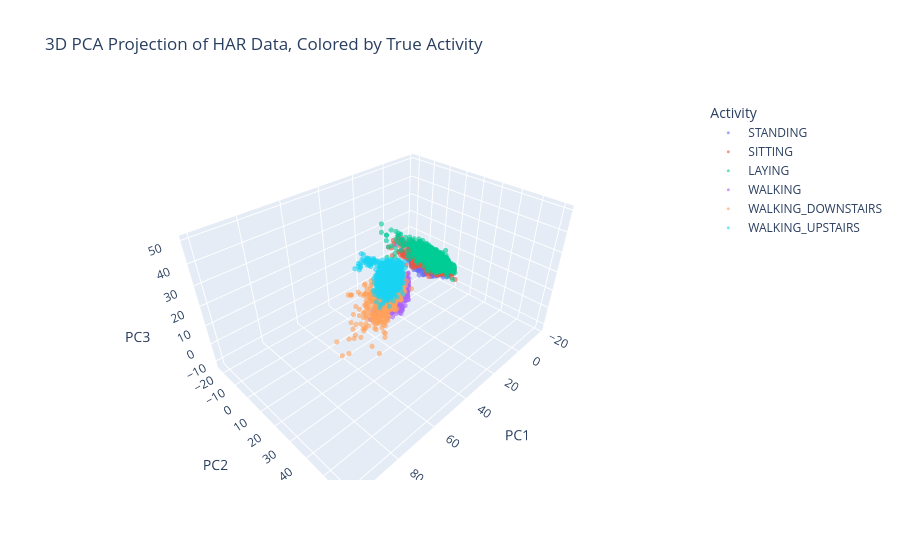

Notebook cell for this chart:
### Markdown cell above
Execution time improved close to proportionally (~10% execution time with ~10% dimensions).

##### How accurately did the unsupervised clusters map to the true activity labels?
Cleanly for dynamic vs static, in rare cases for LAYING, and never for all 6 categories.

(BONUS) The t-SNE approach was able to accurately separate and cluster all but the STANDING/SITTING datapoints.

##### If you did not have access to the ground-truth labels, how would you determine the optimal number of clusters and evaluate your model's success?
The 2D PCA projeection would have been a good start, as it showed the static vs dynamic distinction that was the most meaningful classification we were able to get out of our models. Other 'exploratory' PCAs may also be of use. I was curious to see what a 3D PCA would show, so I explored it an addendum to the document. The two main clumps of datapoints were still dominant, but the dynamic points were farther apart and seemed to 'explode' off in one direction.

Charting the elbow point at eps = 20 for DBSCAN was also helpful, though I found more meaningful groupings at around half that value. Adding the relative size ratio criteria to clusters also helped me get closer to meaningful clusterings, and continuing down that road may have led me to DBSCAN clustering that was more meaningful than what I arrived at here.

Working with two models to compare results also seems essential. (Bonus) And why not three? The t-SNE approach separated datapoints that I had written off as not meaningfully separable.


##### 3D PCA exploration - addendum

### Code cell
# 3 components for 3D visualization
pca_3d = PCA(n_components=3, random_state=42)
X_pca_3d = pca_3d.fit_transform(X_scaled)
print("Explained variance (3D):", pca_3d.explained_variance_ratio_, 
      "total:", pca_3d.explained_variance_ratio_.sum())

import plotly.express as px

fig = px.scatter_3d(
    x=X_pca_3d[:, 0], y=X_pca_3d[:, 1], z=X_pca_3d[:, 2],
    color=y_names,
    labels={'x': 'PC1', 'y': 'PC2', 'z': 'PC3', 'color': 'Activity'},
    title="3D PCA Projection of HAR Data, Colored by True Activity",
    opacity=0.6
)
fig.update_traces(marker=dict(size=3))
fig.show()
#fig.show(renderer="browser")

### Figure 1 — Plotly figure (JSON) as saved in the notebook; plotly's stock layout.template omitted (floating-point values rounded to 4 significant figures; data arrays with more than 128 entries replaced by an {"elided": "..."} marker saying what was removed)
{"data": [{"hovertemplate": "Activity=STANDING<br>PC1=%{x}<br>PC2=%{y}<br>PC3=%{z}<extra></extra>", "legendgroup": "STANDING", "marker": {"color": "#636efa", "opacity": 0.6, "size": 3, "symbol": "circle"}, "mode": "markers", "name": "STANDING", "scene": "scene", "showlegend": true, "type": "scatter3d", "x": {"elided": "1906 float values"}, "y": {"elided": "1906 float values"}, "z": {"elided": "1906 float values"}}, {"hovertemplate": "Activity=SITTING<br>PC1=%{x}<br>PC2=%{y}<br>PC3=%{z}<extra></extra>", "legendgroup": "SITTING", "marker": {"color": "#EF553B", "opacity": 0.6, "size": 3, "symbol": "circle"}, "mode": "markers", "name": "SITTING", "scene": "scene", "showlegend": true, "type": "scatter3d", "x": {"elided": "1777 float values"}, "y": {"elided": "1777 float values"}, "z": {"elided": "1777 float values"}}, {"hovertemplate": "Activity=LAYING<br>PC1=%{x}<br>PC2=%{y}<br>PC3=%{z}<extra></extra>", "legendgroup": "LAYING", "marker": {"color": "#00cc96", "opacity": 0.6, "size": 3, "symbol": "circle"}, "mode": "markers", "name": "LAYING", "scene": "scene", "showlegend": true, "type": "scatter3d", "x": {"elided": "1944 float values"}, "y": {"elided": "1944 float values"}, "z": {"elided": "1944 float values"}}, {"hovertemplate": "Activity=WALKING<br>PC1=%{x}<br>PC2=%{y}<br>PC3=%{z}<extra></extra>", "legendgroup": "WALKING", "marker": {"color": "#ab63fa", "opacity": 0.6, "size": 3, "symbol": "circle"}, "mode": "markers", "name": "WALKING", "scene": "scene", "showlegend": true, "type": "scatter3d", "x": {"elided": "1722 float values"}, "y": {"elided": "1722 float values"}, "z": {"elided": "1722 float values"}}, {"hovertemplate": "Activity=WALKING_DOWNSTAIRS<br>PC1=%{x}<br>PC2=%{y}<br>PC3=%{z}<extra></extra>", "legendgroup": "WALKING_DOWNSTAIRS", "marker": {"color": "#FFA15A", "opacity": 0.6, "size": 3, "symbol": "circle"}, "mode": "markers", "name": "WALKING_DOWNSTAIRS", "scene": "scene", "showlegend": true, "type": "scatter3d", "x": {"elided": "1406 float values"}, "y": {"elided": "1406 float values"}, "z": {"elided": "1406 float values"}}, {"hovertemplate": "Activity=WALKING_UPSTAIRS<br>PC1=%{x}<br>PC2=%{y}<br>PC3=%{z}<extra></extra>", "legendgroup": "WALKING_UPSTAIRS", "marker": {"color": "#19d3f3", "opacity": 0.6, "size": 3, "symbol": "circle"}, "mode": "markers", "name": "WALKING_UPSTAIRS", "scene": "scene", "showlegend": true, "type": "scatter3d", "x": {"elided": "1544 float values"}, "y": {"elided": "1544 float values"}, "z": {"elided": "1544 float values"}}], "layout": {"legend": {"title": {"text": "Activity"}, "tracegroupgap": 0}, "scene": {"domain": {"x": [0, 1], "y": [0, 1]}, "xaxis": {"title": {"text": "PC1"}}, "yaxis": {"title": {"text": "PC2"}}, "zaxis": {"title": {"text": "PC3"}}}, "title": {"text": "3D PCA Projection of HAR Data, Colored by True Activity"}}}
